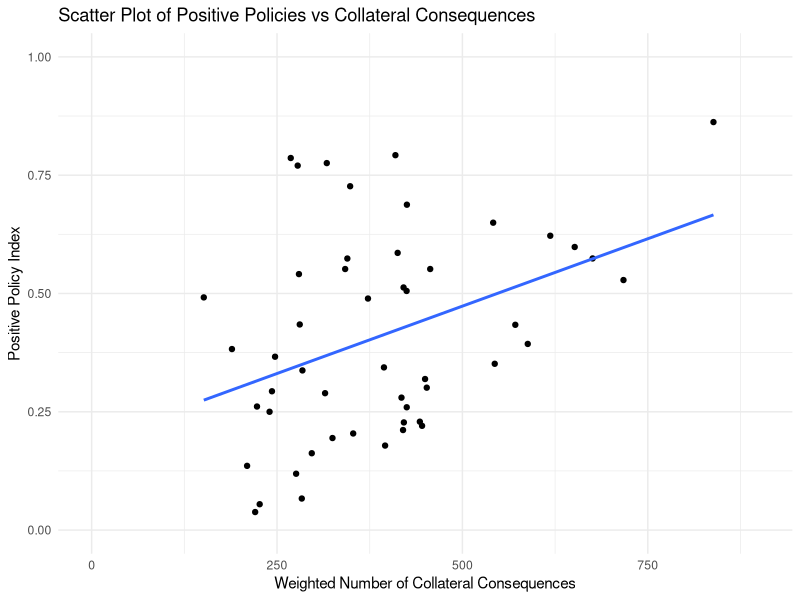
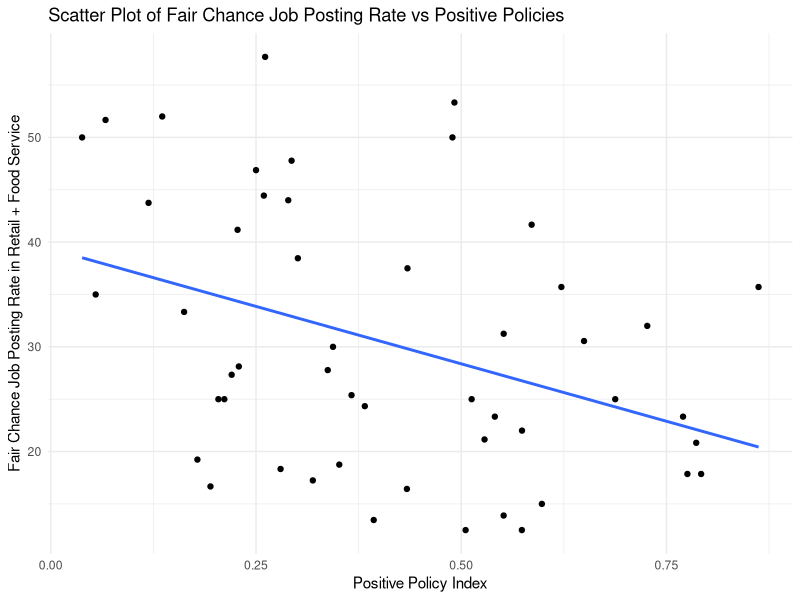
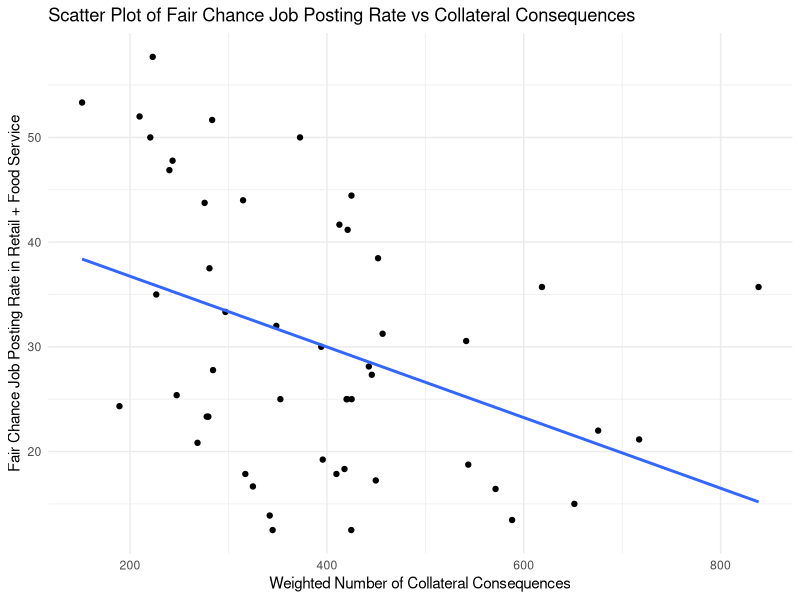
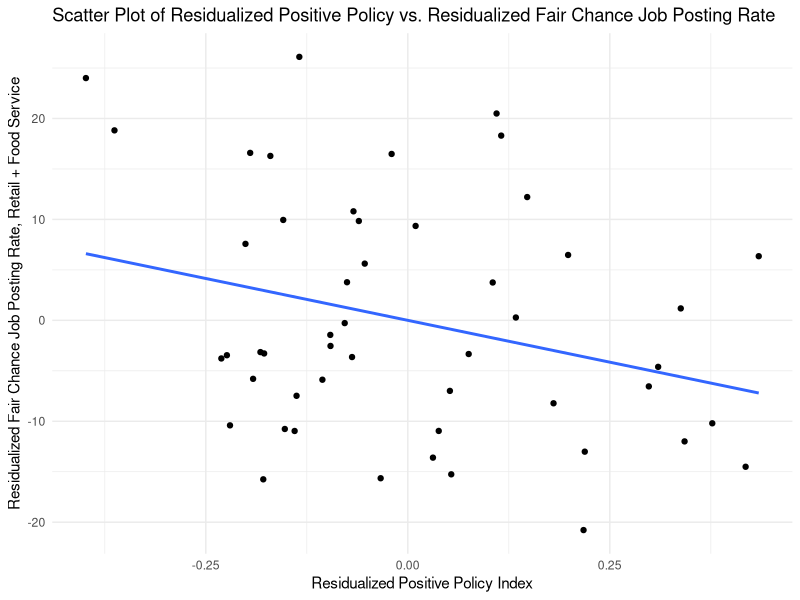
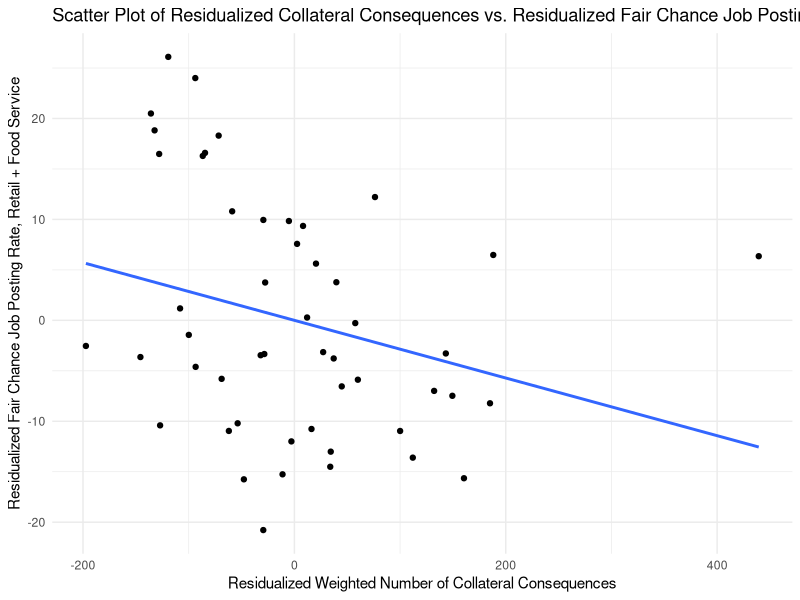

Reproduce these figures in R, in order.
## ---- chunk 1
library(ggplot2)

# Set parameter to overwrite plots
overwrite_plots = FALSE

# Read in the data
regression_data <- read.csv("../Controls/regression.csv")
employment_data <- read.csv("../Employment/Indeed/indeed-retail-foodservice-fairchance.csv")
control_data <- read.csv("../Controls/control_indices.csv")
## ---- chunk 2
# Create a scatter plot of positive policy vs negative policy
plot_pos_vs_neg <- ggplot(regression_data, aes(x = neg_combo_index, y = tot_pos_index)) +
  geom_point() +
  geom_smooth(method = "lm", se = FALSE) +
  labs(
    title = "Scatter Plot of Positive Policies vs Collateral Consequences",
    x = "Weighted Number of Collateral Consequences",
    y = "Positive Policy Index"
  ) +
  xlim(0, 900) +
  ylim(0, 1) +
  theme_minimal()

if (overwrite_plots) {
  pdf("scatter_pos_neg.pdf")
  print(plot_pos_vs_neg)
  dev.off()
}

print(plot_pos_vs_neg)
## ---- chunk 3
# Create a scatter plot of positive policy index vs fair chance job posting rate (retail + food service)
plot_pos_vs_fairchance_rate <- ggplot(mapping=aes(y = employment_data$fair_chance_rate, x = regression_data$tot_pos_index)) +
  geom_point() +
  geom_smooth(method = "lm", se = FALSE) +
  labs(
    title = "Scatter Plot of Fair Chance Job Posting Rate vs Positive Policies",
    x = "Positive Policy Index",
    y = "Fair Chance Job Posting Rate in Retail + Food Service"
  ) +
  theme_minimal()

if (overwrite_plots) {
  pdf("scatter_pos_fairchance_industry.pdf")
  print(plot_pos_vs_fairchance_rate)
  dev.off()
}
print(plot_pos_vs_fairchance_rate)
## ---- chunk 4
# Create a scatter plot of negative policy index vs fair chance job posting rate in retail and food service
plot_neg_vs_fairchance_rate <- ggplot(mapping = aes(y = employment_data$fair_chance_rate, x = regression_data$neg_combo_index)) +
  geom_point() +
  geom_smooth(method = "lm", se = FALSE) +
  labs(
    title = "Scatter Plot of Fair Chance Job Posting Rate vs Collateral Consequences",
    x = "Weighted Number of Collateral Consequences",
    y = "Fair Chance Job Posting Rate in Retail + Food Service"
  ) +
  theme_minimal()

if (overwrite_plots) {
  pdf("scatter_neg_fairchance_industry.pdf")
  print(plot_neg_vs_fairchance_rate)
  dev.off()
}
print(plot_neg_vs_fairchance_rate)
## ---- chunk 5
# Run a linear model for fair_chance_rate vs the three columns of control_data
lm_fairchance_controls <- lm(employment_data$fair_chance_rate ~ control_data$macroeconomy + control_data$socioeconomics + control_data$politics)

# Save the residuals of the model to employment_data$fair_chance_rate_residuals
employment_data$fair_chance_rate_residuals <- residuals(lm_fairchance_controls)

# Print the summary of the linear model
summary(lm_fairchance_controls)

# Run a linear model for tot_pos_index vs the three columns of control_data
lm_model_tot_pos <- lm(regression_data$tot_pos_index ~ control_data$macroeconomy + control_data$socioeconomics + control_data$politics)

# Save the residuals of the model to regression_data$tot_pos_index_residuals
regression_data$tot_pos_index_residuals <- residuals(lm_model_tot_pos)

# Print the summary of the linear model
summary(lm_model_tot_pos)

# Run a linear model for neg_combo_index vs the three columns of control_data
lm_model_neg_combo <- lm(regression_data$neg_combo_index ~ control_data$macroeconomy + control_data$socioeconomics + control_data$politics)

# Save the residuals of the model to regression_data$neg_combo_index_residuals
regression_data$neg_combo_index_residuals <- residuals(lm_model_neg_combo)

# Print the summary of the linear model
summary(lm_model_neg_combo)
## ---- chunk 6
# Scatter plot of residualized positive policy vs. residualized fair chance job posting rate
plot_residual_pos_vs_fairchance <- ggplot(data = data.frame(y = employment_data$fair_chance_rate_residuals, x = regression_data$tot_pos_index_residuals)) +
  geom_point(aes(x = x, y = y)) +
  geom_smooth(aes(x = x, y = y), method="lm", se=FALSE)+
  labs(
    title = "Scatter Plot of Residualized Positive Policy vs. Residualized Fair Chance Job Posting Rate",
    y = "Residualized Fair Chance Job Posting Rate, Retail + Food Service",
    x = "Residualized Positive Policy Index"
  ) +
  theme_minimal()
if (overwrite_plots) {
  pdf("scatter_residual_pos_fairchance.pdf")
  print(plot_residual_pos_vs_fairchance)
  dev.off()
}
print(plot_residual_pos_vs_fairchance)
## ---- chunk 7
# Scatter plot of residualized negative policy vs. residualized fair chance job posting rate
plot_residual_neg_vs_fairchance <- ggplot(data = data.frame(y = employment_data$fair_chance_rate_residuals, x = regression_data$neg_combo_index_residuals)) +
  geom_point(aes(x = x, y = y)) +
  geom_smooth(aes(x = x, y = y), method="lm", se=FALSE)+
  labs(
    title = "Scatter Plot of Residualized Collateral Consequences vs. Residualized Fair Chance Job Posting Rate",
    y = "Residualized Fair Chance Job Posting Rate, Retail + Food Service",
    x = "Residualized Weighted Number of Collateral Consequences"
  ) +
  theme_minimal()
if (overwrite_plots) {
  pdf("scatter_residual_neg_fairchance.pdf")
  print(plot_residual_neg_vs_fairchance)
  dev.off()
}
print(plot_residual_neg_vs_fairchance)
## ---- chunk 8
# Run a linear model for fair_chance_rate vs tot_pos_index, neg_combo_index, and control_data
lm_fair_chance_rate_vs_all_factors <- lm(employment_data$fair_chance_rate ~ regression_data$tot_pos_index + regression_data$neg_combo_index + control_data$macroeconomy + control_data$socioeconomics + control_data$politics)

# Print the summary of the linear model
summary(lm_fair_chance_rate_vs_all_factors)

# Run a linear model for residualized fair_chance_rate vs residualized tot_pos_index and neg_combo_index
lm_residual_fair_chance_rate_vs_residual_policies <- lm(employment_data$fair_chance_rate_residuals ~ regression_data$tot_pos_index_residuals + regression_data$neg_combo_index_residuals)

# Print the summary of the linear model
summary(lm_residual_fair_chance_rate_vs_residual_policies)

# Run a linear model for residualized tot_pos_index vs residualized neg_combo_index
lm_residual_positive_policy_vs_residual_negative_combo <- lm(regression_data$tot_pos_index_residuals ~ regression_data$neg_combo_index_residuals)

# Print the summary of the linear model
summary(lm_residual_positive_policy_vs_residual_negative_combo)
## ---- chunk 9
# Create binary variables for "above or below average" for each measure (Positive Policy Index)
policy_above_avg_pos <- ifelse(regression_data$tot_pos_index_residuals > 0, "Above Avg", "Below Avg")
employment_above_avg <- ifelse(employment_data$fair_chance_rate_residuals > 0, "Above Avg", "Below Avg")

# Create a contingency table based on the two categorical variables (Positive Policy Index)
contingency_table_pos <- table(policy_above_avg_pos, employment_above_avg)

# Print the contingency table (Positive Policy Index)
print(contingency_table_pos)

# Run the chi-square test of independence (Positive Policy Index)
chi_squared_result_pos <- chisq.test(contingency_table_pos)

# Print the test result (Positive Policy Index)
print(chi_squared_result_pos)
## ---- chunk 10
# Create binary variables for "above or below average" for each measure (Positive Policy Index)
policy_above_avg_neg <- ifelse(regression_data$neg_combo_index_residuals > 0, "Above Avg", "Below Avg")
employment_above_avg <- ifelse(employment_data$fair_chance_rate_residuals > 0, "Above Avg", "Below Avg")

# Create a contingency table based on the two categorical variables (Positive Policy Index)
contingency_table_neg <- table(policy_above_avg_neg, employment_above_avg)

# Print the contingency table (Positive Policy Index)
print(contingency_table_neg)

# Run the chi-square test of independence (Positive Policy Index)
chi_squared_result_neg <- chisq.test(contingency_table_neg)

# Print the test result (Positive Policy Index)
print(chi_squared_result_neg)
